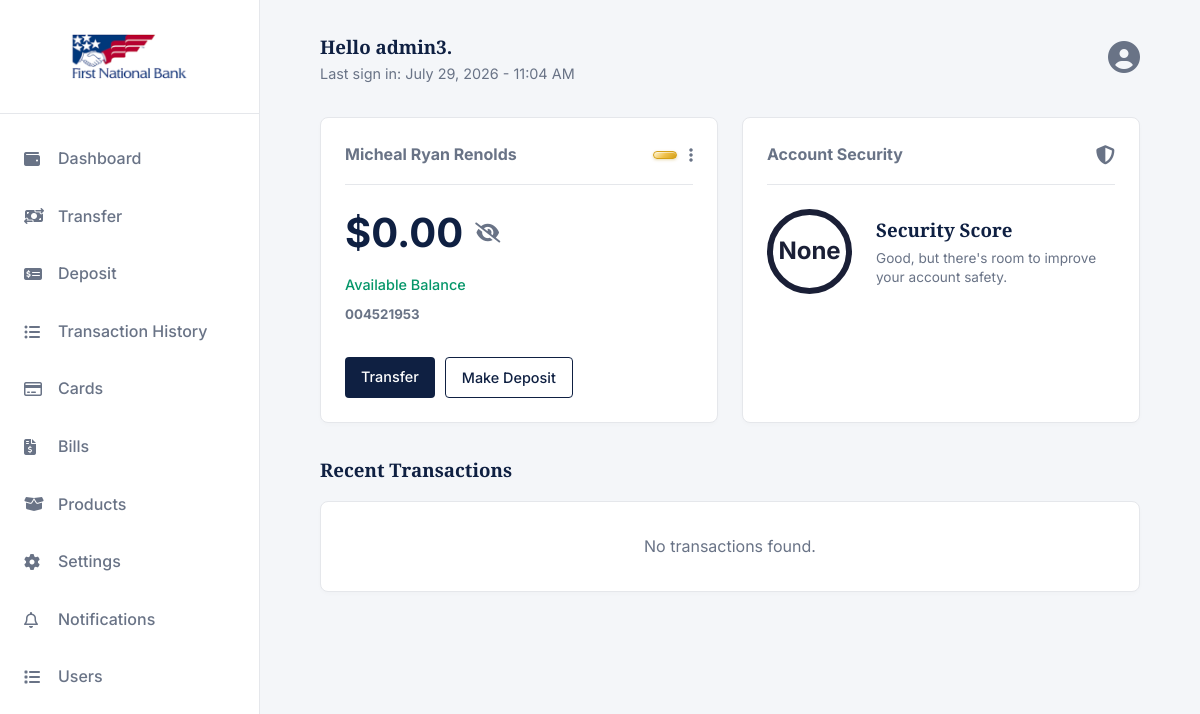
The app's page /dashboard/ (signed in), older data.
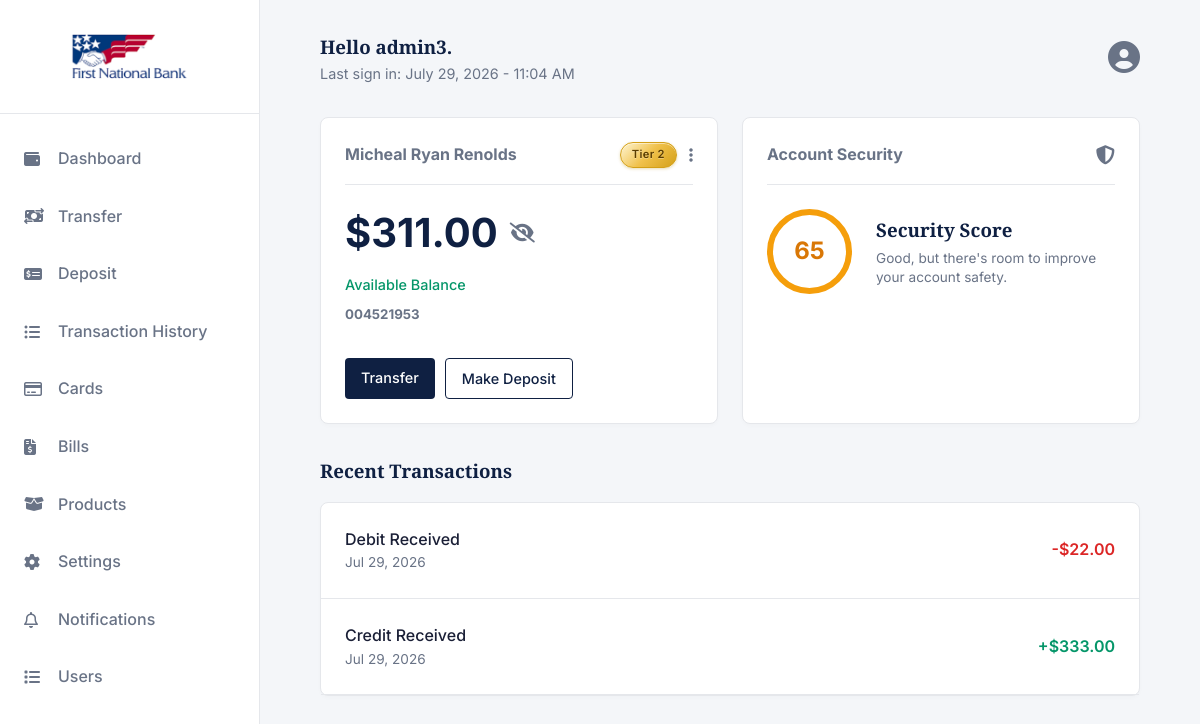
The same page, newer data.
### app/models.py (models this page shows, shortened)
class User(AbstractUser):
    full_name = models.CharField(max_length=50, blank=True, null=True)
    email = models.EmailField(unique=True)
    phone_number = models.CharField(max_length=20, blank=True)
    is_verified   = models.BooleanField(default=False)
    social_sec = models.CharField(max_length=20)
    class Meta:
        db_table = "users"

class Account(models.Model):
    class AccountType(models.TextChoices):
        SAVINGS  = "SAVINGS",  "Savings"
        CHECKING = "CHECKING", "Checking"
        WALLET   = "WALLET",   "Wallet"
    class TierType(models.TextChoices):
        TierOne  = "Tier 1",  "Tier 1"
        TierTwo = "Tier 2", "Tier 2"
        TierThree   = "Tier 3",   "Tier 3"
    id             = models.UUIDField(primary_key=True, default=uuid.uuid4, editable=False)
    user           = models.OneToOneField(User, on_delete=models.PROTECT, related_name="account")
    account_genID  = models.CharField(max_length=20, unique=True, db_index=True)
    account_type   = models.CharField(max_length=20, choices=AccountType.choices, default=AccountType.SAVINGS)
    tier           = models.CharField(max_length=20, choices=TierType.choices, default=TierType.TierOne)
    balance        = models.DecimalField(max_digits=18, decimal_places=2, default=0)
    dob            = models.DateField(null=True, blank=True)
    nok_name       = models.CharField(max_length=100, null=True, blank=True)
    nok_contact    = models.CharField(max_length=100, null=True, blank=True)
    address        = models.CharField(max_length=100, null=True, blank=True)
    utility_bill   = CloudinaryField('raw', null=True, blank=True)
    is_active      = models.BooleanField(default=True)
    created_at     = models.DateTimeField(auto_now_add=True)
    updated_at     = models.DateTimeField(auto_now=True)
    pin            = models.CharField(max_length=4, null=True, blank=True)
    class Meta:
        db_table = "accounts"

class Transaction(models.Model):
    class TransactionType(models.TextChoices):
        DEPOSIT    = "DEPOSIT",    "Deposit"
        WITHDRAWAL = "WITHDRAWAL", "Withdrawal"
        TRANSFER   = "TRANSFER",   "Transfer"
        REVERSAL   = "REVERSAL",   "Reversal"
    class Status(models.TextChoices):
        PENDING   = "PENDING",   "Pending"
        COMPLETED = "COMPLETED", "Completed"
        FAILED    = "FAILED",    "Failed"
        REVERSED  = "REVERSED",  "Reversed"
    id              = models.UUIDField(primary_key=True, default=uuid.uuid4, editable=False)
    account         = models.ForeignKey(Account, on_delete=models.PROTECT, related_name="transactions")
    transaction_type = models.CharField(max_length=20, choices=TransactionType.choices)
    amount          = models.DecimalField(max_digits=18, decimal_places=2)
    balance_before  = models.DecimalField(max_digits=18, decimal_places=2)
    balance_after   = models.DecimalField(max_digits=18, decimal_places=2)
    description     = models.TextField(blank=True)
    reference       = models.CharField(max_length=100, unique=True, db_index=True)  # idempotency key
    status          = models.CharField(max_length=20, choices=Status.choices, default=Status.PENDING)
    counterpart_account = models.ForeignKey(
        Account,
        null=True, blank=True,
        on_delete=models.SET_NULL,
        related_name="incoming_transfers",
    )
    created_at = models.DateTimeField(auto_now_add=True, db_index=True)
    updated_at = models.DateTimeField(auto_now=True)
    class Meta:
        db_table = "transactions"
        ordering = ["-created_at"]

### app/views.py (the view)
# urls.py: path('dashboard/', dashboard, name='dashboard'),
@login_required(login_url='accounts:login')
def dashboard(request):
    user = request.user
    score = TIER_SCORES.get(user.account.tier)
    transactions = Transaction.objects.filter(account=request.user.account).order_by('-created_at')[:2]
    time = timezone.now()
    context = {
        'user': user,
        'transactions': transactions,
        'time': time,
        'score': score
    }
    return render(request, 'User/dashboard.html', context)

### templates/User/dashboard.html (shortened to what the changed rows need)
{% extends 'base.html' %}
{% load static %}
{% load humanize %}
{% block content %}
<main class="main-content">
    <div class="top-bar">
        <div>
            <h3>Hello {{user.username}}.</h3>
            <p style="color: var(--text-secondary); font-size: 0.9rem;">Last sign in: {{time|date:"F j, Y - h:i A" }}</p>
        </div>
    </div>
    <div class="grid-2">
        <div class="card">
            <div style="display: flex; justify-content: space-between; align-items: center; border-bottom: 1px solid var(--border-color); padding-bottom: 1rem; margin-bottom: 1rem;">
                <h4 style="font-family: var(--font-body); color: var(--text-secondary);">{{user.full_name}}
                </h4>
                <div style="display: flex; align-items: center; gap: 12px;">
                    <span class="tier-badge-gold">
                        {% if score < 40 %}Tier 1
                    {% elif score == 100 %}Tier 3
                    {% elif score >= 40 %}Tier 2{% endif %}</span>
                    <i class="fa-solid fa-ellipsis-vertical" style="color: var(--text-secondary); cursor: pointer;"></i>
                </div>
            </div>
            <h2 style="font-size: 2.5rem; margin-bottom: 0.5rem; font-family: var(--font-body); display: flex; align-items: center; gap: 12px;">
                <span id="account-balance" data-balance="${{user.account.balance|intcomma}}">${{user.account.balance|intcomma}}</span>
                <i class="fa-solid fa-eye-slash" id="toggle-balance" style="font-size: 1.25rem; color: var(--text-secondary); cursor: pointer;" title="Toggle Balance Visibility"></i>
            </h2>
            <p style="color: var(--success); font-weight: 500; font-size: 0.9rem;">Available Balance</p>
            <h5 style="font-family: var(--font-body); color: var(--text-secondary); margin-top: 0.5rem;">{{user.account.account_genID}}</h5>
            <div class="mt-2" style="display: flex; gap: 10px;">
                <a href="{% url 'app:transfer' %}" class="btn btn-primary" style="padding: 0.5rem 1rem; font-size: 0.9rem;">Transfer</a>
                <a href="{% url 'app:deposit' %}" class="btn btn-outline" style="padding: 0.5rem 1rem; font-size: 0.9rem;">Make Deposit</a>
            </div>
        </div>
        <div class="card">
            <div class="security-score-wrapper">
                <div class="score-circle
                    {% if score < 40 %}score-red
                    {% elif score == 100 %}score-green
                    {% elif score >= 40 %}score-yellow{% endif %}">
                    {{ score }}
                </div>
                <div class="security-score-details">
                    <h3 style="margin-bottom: 0.25rem;">Security Score</h3>
                    <p style="color: var(--text-secondary); font-size: 0.85rem; line-height: 1.4;">
                    </p>
                </div>
            </div>
        </div>
    </div>
    <div class="card" style="padding: 0;">
        <ul style="list-style: none;">
            {% for x in transactions %}
            <li style="padding: 1.5rem; border-bottom: 1px solid var(--border-color); display: flex; justify-content: space-between; align-items: center;">
                <div>
                    <p style="font-weight: 500;">{{x.description}}</p>
                    <p style="font-size: 0.85rem; color: var(--text-secondary);">{{ x.created_at|date:"M d, Y" }}</p>
                </div>
                {% if x.transaction_type == 'DEPOSIT' %}
                <p style="font-weight: 600; color: var(--success);">+${{x.amount|intcomma}}</p>
                {% elif x.transaction_type == 'WITHDRAWAL' %}
                <p style="font-weight: 600; color: var(--danger);">-${{x.amount|intcomma}}</p>
                {% endif %}
            </li>
            {% empty %}
            <li class="no-results">
                <p colspan="5" style="text-align: center; padding: 2rem; color: var(--text-secondary);">
                    No transactions found.
                </p>
            </li>
            {% endfor %}
        </ul>
    </div>
</main>
{% endblock %}

Row changes from the older to the newer data that the page shows:
changed User "admin3": account.balance "0.00" → "311.00"
added Transaction: description "Debit Received", created_at "Jul 29, 2026", amount "22.00"
added Transaction: description "Credit Received", created_at "Jul 29, 2026", amount "333.00"
Text that changed along with them:
{{ score }}: "None" → "65"
text no longer shown: "No transactions found."
text now shown: "Tier 2"
